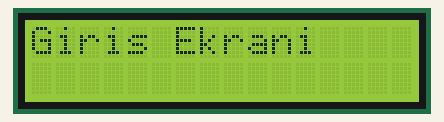
The sketch below on a simulated Arduino Uno, built with avr-gcc and run on an emulated ATmega328P. On the bench: 16×2 character LCD.

Above: at 0.1 s.
At 1.1 s:
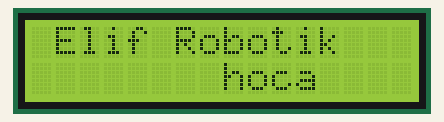

The sketch:

sketch_jan6b.ino
```cpp
#include <LiquidCrystal_I2C.h>

#include <Wire.h>

LiquidCrystal_I2C lcdekranim(0x3f,16,2);

void setup()
{
  lcdekranim.init();
  lcdekranim.backlight();
  lcdekranim.setCursor(0,0);
  lcdekranim.print("Giris Ekrani");
  delay(1000);
  lcdekranim.clear();
}

void loop()
{
 lcdekranim.setCursor(8,1);
 lcdekranim.print("hoca");
 lcdekranim.setCursor(1,0);
 lcdekranim.print("Elif Robotik");
}
```
